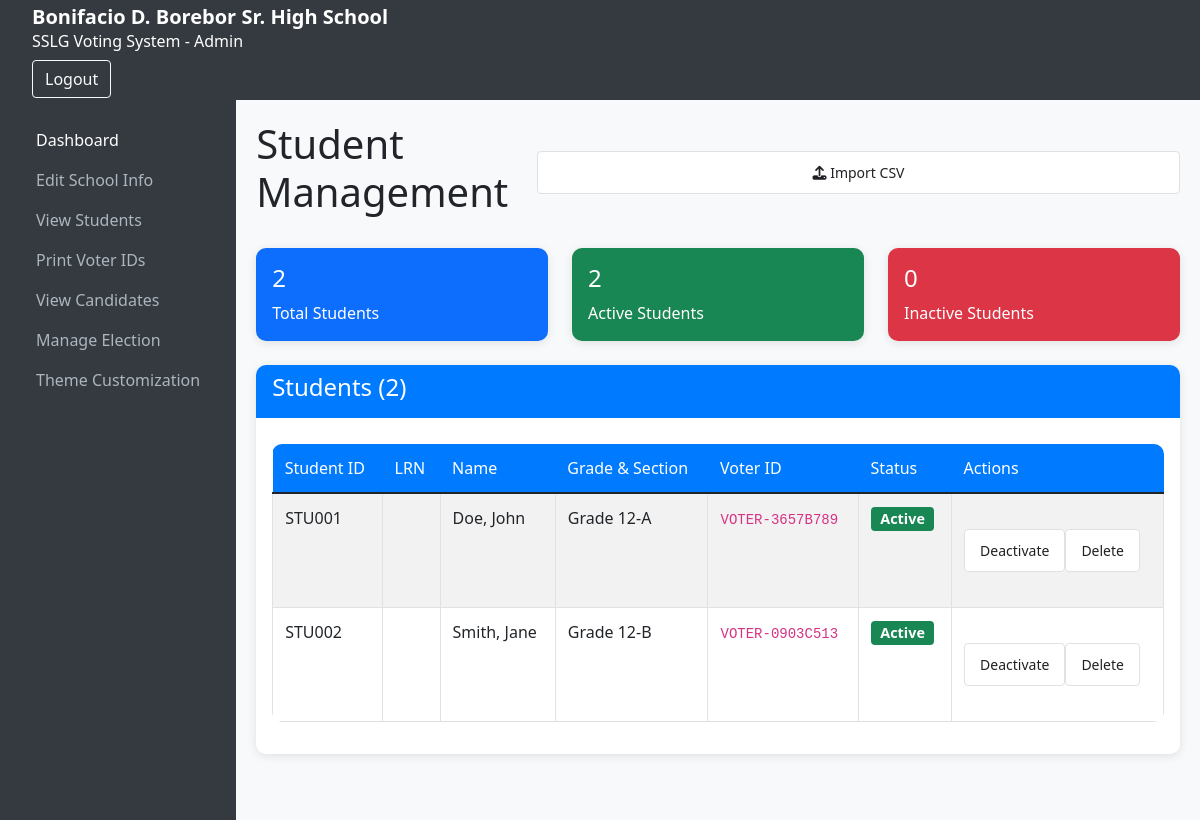
The page /admin/students.php (signed in) on the database as committed earlier.
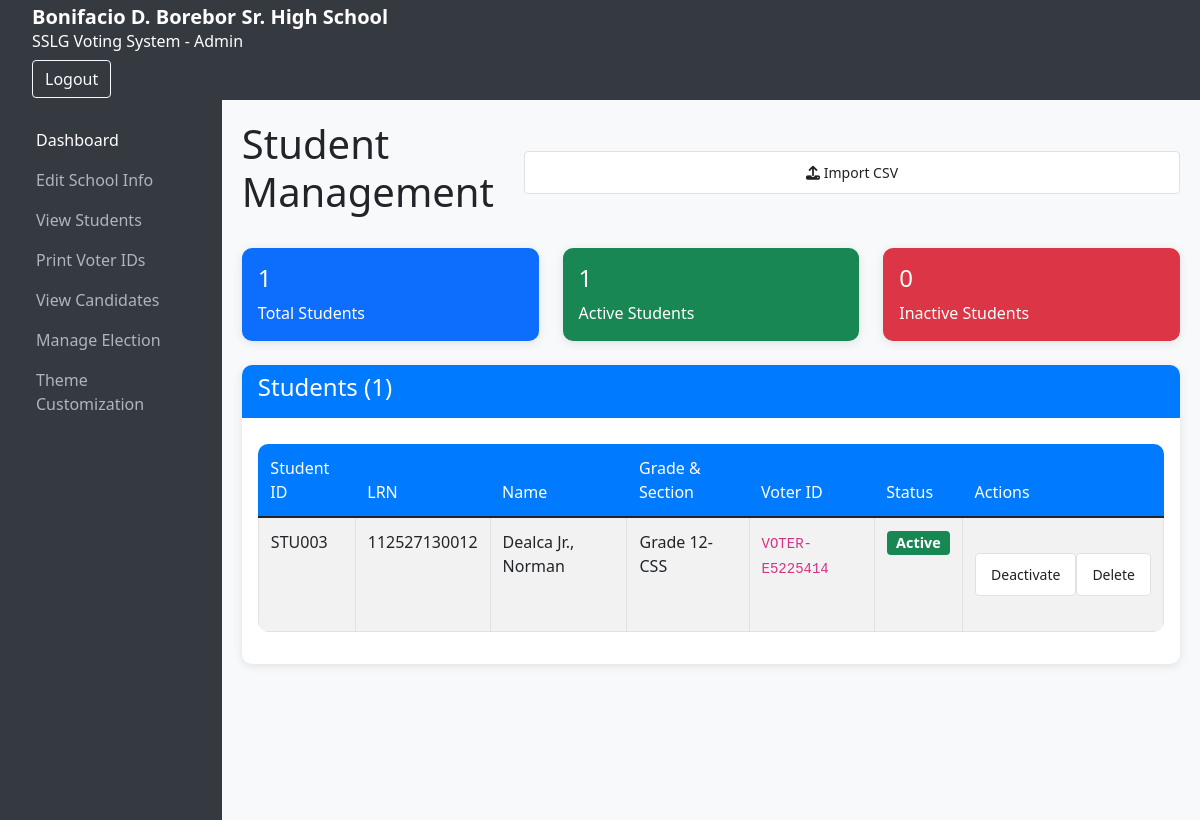
The same page on the database as committed later.
### tables this page shows
CREATE TABLE users (
            id INTEGER PRIMARY KEY AUTOINCREMENT,
            student_id TEXT NOT NULL UNIQUE,
            password_hash TEXT NOT NULL,
            role TEXT NOT NULL DEFAULT 'voter',
            first_name TEXT,
            last_name TEXT,
            grade TEXT,
            section TEXT,
            is_active INTEGER NOT NULL DEFAULT 1,
            voter_id_card TEXT UNIQUE,
            created_at TEXT DEFAULT CURRENT_TIMESTAMP,
            updated_at TEXT DEFAULT CURRENT_TIMESTAMP
        , token_validated INTEGER DEFAULT 0, track TEXT, lrn VARCHAR(20) DEFAULT NULL);

### admin/students.php (the view, shortened to what this page needs)
<?php
$db = getDBConnection();
$students = $db->query("SELECT * FROM users WHERE role = 'voter' ORDER BY grade, section, last_name, first_name")->fetchAll();
$total_students = count($students);
$active_students = count(array_filter($students, fn($s) => $s['is_active']));
$inactive_students = $total_students - $active_students;
include '../includes/admin_header.php';
include '../includes/admin_sidebar.php';
?>
<div class="admin-content">
    <div class="d-flex justify-content-between align-items-center mb-4">
        <h1>Student Management</h1>
        <button type="button" class="btn btn-primary" data-bs-toggle="modal" data-bs-target="#importModal">
            <i class="fas fa-upload"></i> Import CSV
        </button>
    </div>
    <div class="row mb-4">
        <div class="col-md-4">
            <div class="card bg-primary text-white">
                <div class="card-body">
                    <h4><?php echo $total_students; ?></h4>
                    <p class="mb-0">Total Students</p>
                </div>
            </div>
        </div>
        <div class="col-md-4">
            <div class="card bg-success text-white">
                <div class="card-body">
                    <h4><?php echo $active_students; ?></h4>
                    <p class="mb-0">Active Students</p>
                </div>
            </div>
        </div>
        <div class="col-md-4">
            <div class="card bg-danger text-white">
                <div class="card-body">
                    <h4><?php echo $inactive_students; ?></h4>
                    <p class="mb-0">Inactive Students</p>
                </div>
            </div>
        </div>
    </div>
    <div class="card">
        <div class="card-header">
            <h4>Students (<?php echo $total_students; ?>)</h4>
        </div>
        <div class="card-body">
            <div class="table-responsive">
                <table class="table table-striped">
                    <thead>
                        <tr>
                            <th>Student ID</th>
                            <th>LRN</th>
                            <th>Name</th>
                            <th>Grade & Section</th>
                            <th>Voter ID</th>
                            <th>Status</th>
                            <th>Actions</th>
                        </tr>
                    </thead>
                    <tbody>
                        <?php foreach ($students as $student): ?>
                            <tr>
                                <td><?php echo htmlspecialchars($student['student_id']); ?></td>
                                <td><?php echo htmlspecialchars($student['lrn'] ?? ''); ?></td>
                                <td><?php echo htmlspecialchars($student['last_name'] . ', ' . $student['first_name']); ?></td>
                                <td><?php echo htmlspecialchars('Grade ' . $student['grade'] . '-' . $student['section']); ?></td>
                                <td><code><?php echo htmlspecialchars($student['voter_id_card']); ?></code></td>
                                <td>
                                    <span class="badge <?php echo $student['is_active'] ? 'bg-success' : 'bg-danger'; ?>">
                                        <?php echo $student['is_active'] ? 'Active' : 'Inactive'; ?>
                                    </span>
                                </td>
                                <td>
                                    <div class="btn-group btn-group-sm">
                                        <form method="POST" class="d-inline">
                                            <button type="submit" class="btn btn-outline-<?php echo $student['is_active'] ? 'warning' : 'success'; ?> btn-sm">
                                                <?php echo $student['is_active'] ? 'Deactivate' : 'Activate'; ?>
                                            </button>
                                        </form>
                                        <form method="POST" class="d-inline" onsubmit="return confirm('Are you sure you want to delete this student? This action cannot be undone.')">
                                            <button type="submit" class="btn btn-outline-danger btn-sm">Delete</button>
                                        </form>
                                    </div>
                                </td>
                            </tr>
                        <?php endforeach; ?>
                    </tbody>
                </table>
            </div>
        </div>
    </div>
</div>
<?php include __DIR__ . '/../includes/admin_footer.php'; ?>

### includes/admin_header.php (shortened to what this page needs)
<!DOCTYPE html>
<html lang="en">
<head>
    <link href="https://cdn.jsdelivr.net/npm/bootstrap@5.1.3/dist/css/bootstrap.min.css" rel="stylesheet">
    <link rel="stylesheet" href="https://cdnjs.cloudflare.com/ajax/libs/font-awesome/6.1.1/css/all.min.css">
    <link href="../assets/css/style.css" rel="stylesheet">
    <link href="../assets/css/admin_style.css" rel="stylesheet">
</head>
<body>
    <header class="admin-header">
        <div class="container-fluid">
            <a class="navbar-brand" href="index.php"><?php echo SCHOOL_NAME; ?></a>
            <h6>SSLG Voting System - Admin</h6>
            <div class="d-flex">
                <a href="../logout.php" class="btn btn-outline-light">Logout</a>
            </div>
        </div>
    </header>
    <div class="admin-wrapper">

### includes/admin_sidebar.php
<aside class="admin-sidebar">
    <nav class="nav flex-column">
        <a class="nav-link active" href="index.php">Dashboard</a>
        <a class="nav-link" href="school.php">Edit School Info</a>
        <a class="nav-link" href="students.php">View Students</a>
        <a class="nav-link" href="print_ids.php">Print Voter IDs</a>
        <a class="nav-link" href="candidates.php">View Candidates</a>
        <a class="nav-link" href="election.php">Manage Election</a>
        <a class="nav-link" href="theme.php">Theme Customization</a>
    </nav>
</aside>
<main class="admin-main">

### includes/admin_footer.php (shortened to what this page needs)
</main>
    </div>
</body>
</html>

### assets/css/style.css (style rules this page uses)
body { font-family: 'Segoe UI', Tahoma, Geneva, Verdana, sans-serif; background-color: #f8f9fa; }
.navbar-brand { font-weight: bold; }
.card { border: none; border-radius: 10px; box-shadow: 0 2px 10px rgba(0, 0, 0, 0.1); }
.card-header { background-color: #007bff; color: white; border-radius: 10px 10px 0 0 !important; border: none; }
.btn-primary { background-color: #007bff; border-color: #007bff; border-radius: 5px; }
.table { border-radius: 10px; overflow: hidden; }
.table thead th { background-color: #007bff; color: white; border: none; }
.badge { font-size: 0.9em; }

### assets/css/admin_style.css (style rules this page uses)
body { background-color: #f8f9fa; }
.admin-wrapper { display: flex; min-height: 90vh; }
.admin-header { width: auto; height: 100px; background-color: #343a40; color: #fff; padding: 10px 20px; display: flex; justify-content: space-between; align-items: center; }
.admin-header .navbar-brand { color: #fff; }
.admin-sidebar { width: auto; height: auto; background-color: #343a40; padding: 20px; display: flex; flex-direction: column; }
.admin-sidebar .nav-link { color: #adb5bd; }
.admin-sidebar .nav-link.active, .admin-sidebar .nav-link:hover { color: #fff; }
.admin-main { flex-grow: 1; padding: 20px; }

### includes/admin_header.php (style rules this page uses)
.admin-content .btn-group { margin: 15px 0; }
.admin-content .btn { display: block; width: 100%; padding: 10px 15px; margin: 8px 0; border: 1px solid #dfe1e5; border-radius: 4px; text-decoration: none; text-align: center; font-size: 14px; color: #202124; background: white; transition: all 0.2s ease; }
.admin-content table { width: 100%; border-collapse: collapse; margin-top: 10px; }
.admin-content th, .admin-content td { border: 1px solid #dfe1e5; padding: 12px; text-align: left; }
.admin-content th { background-color: #f8f9fa; font-weight: 500; }

Rows that differ between the two databases and show on the page:
removed users: student "STU001", last_name+first_name "Doe, John", grade+section "Grade 12-A", voter_id_card "VOTER-3657B789", is_active "Active"
removed users: student "STU002", last_name+first_name "Smith, Jane", grade+section "Grade 12-B", voter_id_card "VOTER-0903C513", is_active "Active"
added users: is_active "1", is_active "0", student "STU003", lrn "112527130012", last_name+first_name "Dealca Jr., Norman", grade+section "Grade 12-CSS", voter_id_card "VOTER-E5225414", shows "Active", shows "Deactivate"
Other text that changed with them:
$total_students: "2" → "1"
$active_students: "2" → (not shown)
$inactive_students: "0" → (not shown)
